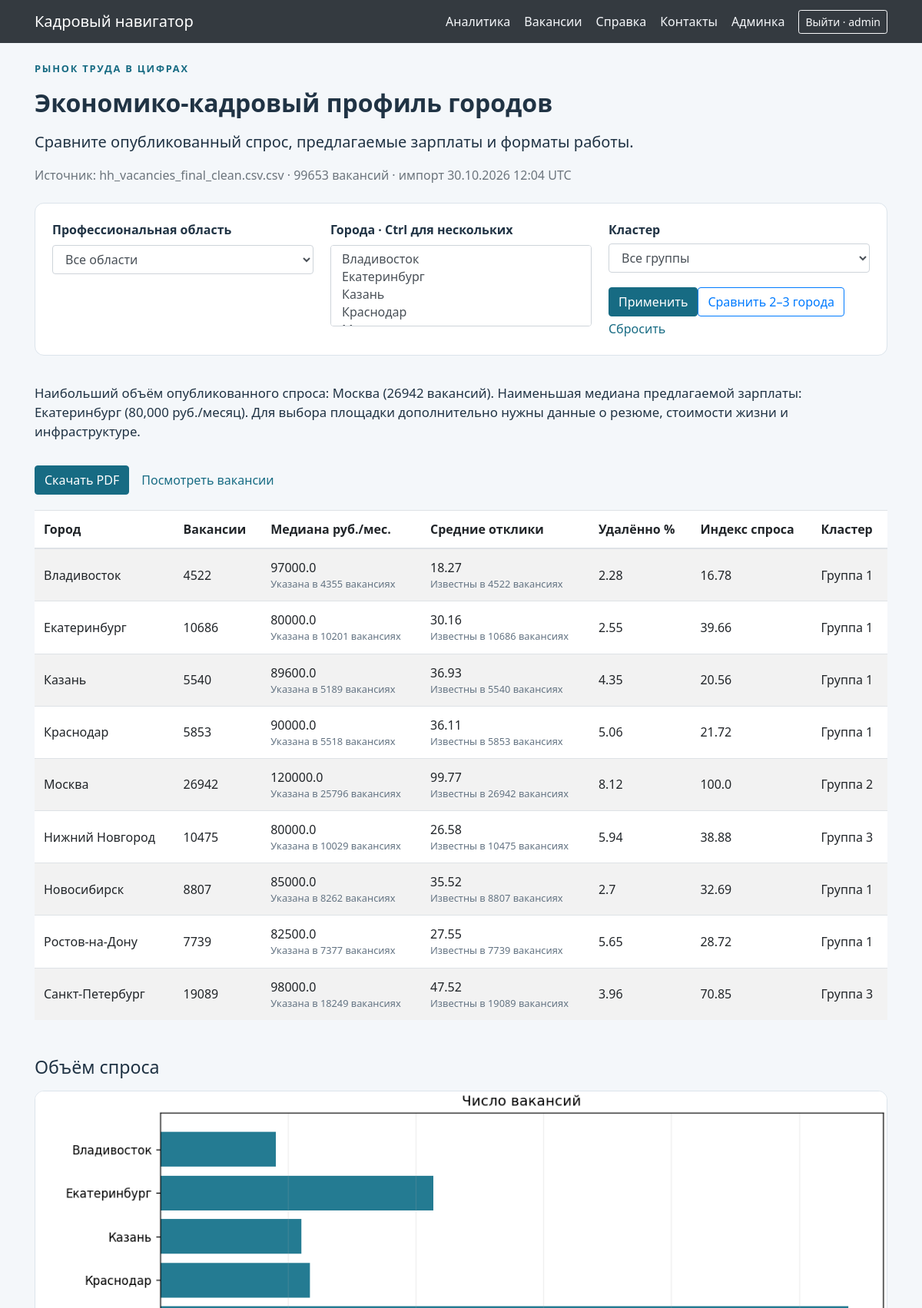
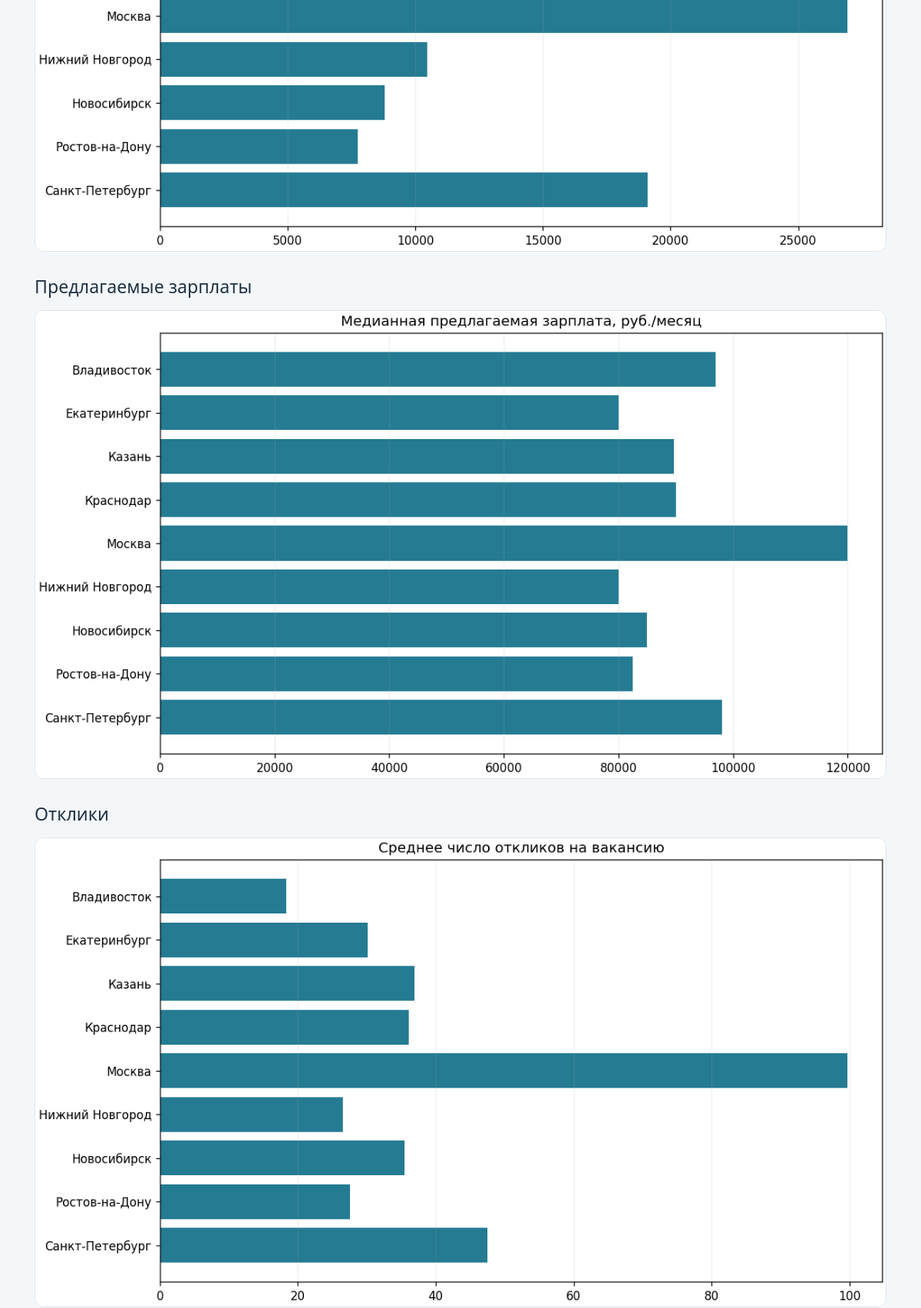
Screenshot of / (signed in, upper part) with the database file from the repository (2 pictures, top to bottom).
### backend/database/models/users_model.py (models this page shows)
class User(db.Model):
    id: Mapped[int] = mapped_column(primary_key=True)
    username: Mapped[str] = mapped_column(unique=True)
    password_hash: Mapped[str]
    is_admin: Mapped[bool] = mapped_column(default=False)
    active: Mapped[bool] = mapped_column(default=True)

### backend/database/models/imports_model.py (models this page shows)
class ImportLog(db.Model):
    id: Mapped[int] = mapped_column(primary_key=True)
    filename: Mapped[str]
    rows: Mapped[int]
    created_at: Mapped[datetime] = mapped_column(default=lambda: datetime.now(timezone.utc))

### backend/database/models/cities_model.py (models this page shows)
class City(db.Model):
    id: Mapped[int] = mapped_column(primary_key=True)
    name: Mapped[str] = mapped_column(unique=True)

### backend/database/models/vacancies_model.py (models this page shows)
class Vacancy(db.Model):
    id: Mapped[str] = mapped_column(primary_key=True)
    name: Mapped[str]
    city_id: Mapped[int] = mapped_column(ForeignKey("city.id"), index=True)
    category_id: Mapped[int] = mapped_column(ForeignKey("category.id"), index=True)
    format_id: Mapped[int] = mapped_column(ForeignKey("work_format.id"))
    company: Mapped[str]
    salary: Mapped[float | None]
    responses: Mapped[float | None]
    remote: Mapped[bool]
    hybrid: Mapped[bool]
    on_site: Mapped[bool]
    publication_time: Mapped[str]
    snapshot_date: Mapped[str]

### backend/api/pages_api.py (the view)
@bp.get("/")
@login_required
def index() -> str:
    category, cities = selection()
    rows = summary(category, cities)
    cluster = request.args.get("cluster", "")
    if cluster:
        rows = [r for r in rows if r["cluster"] == cluster]
    compare_error = "Для сравнения выберите от двух до трёх городов." if request.args.get("compare") and not 2 <= len(cities) <= 3 else ""
    return render_template("index.html", rows=rows, refs=references(), category=category, cities=cities,
        recommendation=recommendation(rows), cluster=cluster, compare_error=compare_error,
        source=db.session.scalar(db.select(ImportLog).order_by(ImportLog.id.desc()).limit(1)))

### backend/api/auth_api.py (called while the page is built)
def current_user() -> User | None:
    user = db.session.get(User, session.get("user_id")) if session.get("user_id") else None
    return user if user and user.active else None

def login_required(view: Callable) -> Callable:
    @wraps(view)
    def wrapped(*args: Any, **kwargs: Any) -> Any:
        if not current_user():
            return redirect(url_for("auth.login"))
        return view(*args, **kwargs)
    return wrapped

### backend/api/pages_api.py (called while the page is built)
def selection() -> tuple[str, list[str]]:
    category = request.args.get("category", "")
    cities = request.args.getlist("city")
    refs = references()
    if category and category not in refs["categories"]:
        abort(400, description="Неизвестная профессиональная область")
    if any(city not in refs["cities"] for city in cities):
        abort(400, description="Неизвестный город")
    return category, cities

### backend/services.py (called while the page is built)
def frame(category: str = "", cities: list[str] | None = None) -> pd.DataFrame:
    query = db.select(Vacancy.id, Vacancy.name, City.name.label("city"), Category.name.label("category"),
        Vacancy.salary, Vacancy.responses, Vacancy.remote, Vacancy.hybrid, Vacancy.on_site,
        Vacancy.company, Vacancy.publication_time, Vacancy.snapshot_date).join(City, Vacancy.city_id == City.id).join(Category, Vacancy.category_id == Category.id)
    if category:
        query = query.where(Category.name == category)
    if cities:
        query = query.where(City.name.in_(cities))
    return pd.read_sql(query, db.session.connection())

def cluster_rows(rows: list[dict]) -> None:
    if not rows:
        return
    x = np.array([[r["count"], r["salary"] or 0, r["responses"] or 0, r["remote"]] for r in rows], dtype=float)
    x = (x - x.mean(axis=0)) / np.where(x.std(axis=0) == 0, 1, x.std(axis=0))
    k = min(3, len(np.unique(x, axis=0)))
    centers = x[np.linspace(0, len(x) - 1, k, dtype=int)].copy()
    for _ in range(50):
        labels = ((x[:, None] - centers) ** 2).sum(axis=2).argmin(axis=1)
        updated = np.array([x[labels == i].mean(axis=0) if np.any(labels == i) else centers[i] for i in range(k)])
        if np.allclose(centers, updated):
            break
        centers = updated
    for row, label in zip(rows, labels):
        row["cluster"] = "Группа " + str(int(label) + 1)

def references() -> dict:
    return {name: list(db.session.scalars(db.select(model.name).order_by(model.name)))
            for name, model in [("cities", City), ("categories", Category), ("formats", WorkFormat)]}

### templates/index.html (shortened to what this page needs)
{% extends 'base.html' %}{% block content %}
<p class="eyebrow">РЫНОК ТРУДА В ЦИФРАХ</p><h1>Экономико-кадровый профиль городов</h1>
<p class="lead">Сравните опубликованный спрос, предлагаемые зарплаты и форматы работы.</p>
{% if source %}<p class="text-muted">Источник: {{ source.filename }} · {{ source.rows }} вакансий · импорт {{ source.created_at.strftime('%d.%m.%Y %H:%M') }} UTC</p>{% endif %}
<form class="filter-panel" method="get"><div><label for="category">Профессиональная область</label><select id="category" class="form-control" name="category"><option value="">Все области</option></select></div>
<div><label for="cities">Города · Ctrl для нескольких</label><select id="cities" name="city" class="form-control" multiple size="4">{% for c in refs.cities %}<option {% if c in cities %}selected{% endif %}>{{ c }}</option>{% endfor %}</select></div>
<div><label>Кластер<select name="cluster" class="form-control"><option value="">Все группы</option>{% for c in ['Группа 1','Группа 2','Группа 3'] %}<option {% if cluster==c %}selected{% endif %}>{{ c }}</option>{% endfor %}</select></label><button class="btn btn-primary">Применить</button><button class="btn btn-outline-primary" name="compare" value="1">Сравнить 2–3 города</button><a href="{{ url_for('pages.index') }}">Сбросить</a></div></form>
{% if rows %}<p class="recommendation">{{ recommendation }}</p>
<div class="actions"><a class="btn btn-primary" href="{{ url_for('pages.report',category=category,city=cities) }}">Скачать PDF</a><a href="{{ url_for('pages.vacancies',category=category,city=cities) }}">Посмотреть вакансии</a></div>
<div class="table-responsive"><table class="table table-striped"><thead><tr><th>Город</th><th>Вакансии</th><th>Медиана руб./мес.</th><th>Средние отклики</th><th>Удалённо %</th><th>Индекс спроса</th><th>Кластер</th></tr></thead><tbody>{% for r in rows %}<tr><td>{{ r.city }}</td><td>{{ r.count }}</td><td>{{ r.salary if r.salary is not none else 'Нет данных' }}<small>Указана в {{ r.salary_known }} вакансиях</small></td><td>{{ r.responses if r.responses is not none else 'Нет данных' }}<small>Известны в {{ r.responses_known }} вакансиях</small></td><td>{{ r.remote }}</td><td>{{ r.indicator }}</td><td>{{ r.cluster }}</td></tr>{% endfor %}</tbody></table></div>
{% for kind, title in [('vacancies','Объём спроса'),('salary','Предлагаемые зарплаты'),('responses','Отклики'),('remote','Удалённая работа'),('map','Расположение городов')] %}<section><h2>{{ title }}</h2><img class="chart" loading="lazy" alt="{{ title }}" src="{{ url_for('pages.chart',category=category,city=cities,kind=kind,cluster=cluster) }}"></section>{% endfor %}
{% else %}<div class="alert alert-info">Нет вакансий. Администратору нужно импортировать CSV в разделе «Админка» либо измените фильтры.</div>{% endif %}{% endblock %}

### templates/base.html (shortened to what this page needs)
<!doctype html>
<html lang="ru"><head><meta charset="utf-8"><meta name="viewport" content="width=device-width, initial-scale=1">
<link rel="stylesheet" href="{{ url_for('static',filename='vendor/bootstrap/bootstrap.min.css') }}">
<link rel="stylesheet" href="{{ url_for('static',filename='css/style.css') }}"></head>
<body><header><nav class="navbar navbar-dark bg-dark"><div class="container">
<a class="navbar-brand" href="{{ url_for('pages.index') }}">Кадровый навигатор</a>
<div class="navlinks"><a href="{{ url_for('pages.index') }}">Аналитика</a><a href="{{ url_for('pages.vacancies') }}">Вакансии</a>
<a href="{{ url_for('pages.help_page') }}">Справка</a><a href="{{ url_for('pages.contacts') }}">Контакты</a>
{% if viewer %}{% if viewer.is_admin %}<a href="{{ url_for('admin.index') }}">Админка</a>{% endif %}
<form method="post" action="{{ url_for('auth.logout') }}"><input type="hidden" name="csrf_token" value="{{ csrf_token }}"><button class="btn btn-sm btn-outline-light">Выйти · {{ viewer.username }}</button></form>
{% else %}<a href="{{ url_for('auth.login') }}">Войти</a>{% endif %}</div></div></nav></header>
<main class="container py-4">{% for message in get_flashed_messages() %}<div class="alert alert-info">{{ message }}</div>{% endfor %}{% block content %}{% endblock %}</main>
<script src="{{ url_for('static',filename='vendor/bootstrap/bootstrap.bundle.min.js') }}"></script></body></html>

### static/css/style.css (style rules this page uses)
body { background:#f4f7fa;color:#203344;font-family:Segoe UI,Arial,sans-serif }
h1 { font-size:2rem;font-weight:700;margin-bottom:1rem }
h2 { font-size:1.45rem;margin:2rem 0 1rem }
a { color:#176b83 }
.navlinks { display:flex;align-items:center;gap:18px;flex-wrap:wrap }
.navlinks a { color:#f5f7fa }
.navlinks form { margin:0 }
.eyebrow { letter-spacing:.14em;color:#176b83;font-weight:700;font-size:.8rem }
.filter-panel { background:white;border:1px solid #dce4eb;border-radius:12px;padding:22px;display:grid;grid-template-columns:1fr 1fr 1fr;gap:22px;margin:24px 0 }
label { display:block;width:100%;font-weight:600 }
label input,label select { margin:6px 0 15px }
.btn-primary { background:#176b83;border-color:#176b83 }
.btn { margin:4px 0 }
.actions { display:flex;align-items:center;gap:16px;margin:16px 0 }
.table { background:white }
.table td { vertical-align:middle }
small { display:block;color:#647483 }
.chart { display:block;width:100%;border-radius:12px;border:1px solid #dce4eb;background:white }
.recommendation { font-size:1.05rem;padding:12px 0 }

### rows the page displays
User: username "admin"
ImportLog: filename "hh_vacancies_final_clean.csv.csv", rows "99653", created_at "30.10.2026 12:04"
City: city "Владивосток", count "4522", salary "97000.0", salary_known "4355", responses "18.27", responses_known "4522", remote "2.28", indicator "16.78", cluster "Группа 1"
Vacancy: city "Екатеринбург", count "10686", salary "80000.0", salary_known "10201", responses "30.16", responses_known "10686", remote "2.55", indicator "39.66", cluster "Группа 1"
Vacancy: city "Казань", count "5540", salary "89600.0", salary_known "5189", responses "36.93", responses_known "5540", remote "4.35", indicator "20.56", cluster "Группа 1"
Vacancy: city "Краснодар", count "5853", salary "90000.0", salary_known "5518", responses "36.11", responses_known "5853", remote "5.06", indicator "21.72", cluster "Группа 1"
Vacancy: city "Москва", count "26942", salary "120000.0", salary_known "25796", responses "99.77", responses_known "26942", remote "8.12", indicator "100.0", cluster "Группа 2"
City: city "Нижний Новгород", count "10475", salary "80000.0", salary_known "10029", responses "26.58", responses_known "10475", remote "5.94", indicator "38.88", cluster "Группа 3"
Vacancy: city "Новосибирск", count "8807", salary "85000.0", salary_known "8262", responses "35.52", responses_known "8807", remote "2.7", indicator "32.69", cluster "Группа 1"
City: city "Ростов-на-Дону", count "7739", salary "82500.0", salary_known "7377", responses "27.55", responses_known "7739", remote "5.65", indicator "28.72", cluster "Группа 1"
Vacancy: city "Санкт-Петербург", count "19089", salary "98000.0", salary_known "18249", responses "47.52", responses_known "19089", remote "3.96", indicator "70.85", cluster "Группа 3"

### other values shown
{{ title }} "Объём спроса" "Предлагаемые зарплаты" "Отклики"
